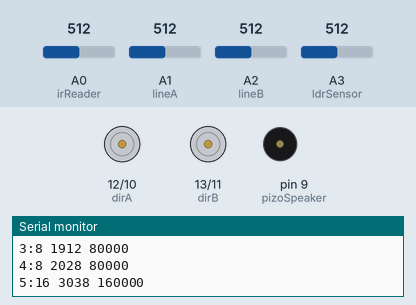
The sketch below on a simulated Arduino Uno, built with avr-gcc and run on an emulated ATmega328P. Shown: direction and speed pins drawn as motors (green arrow = direction pin HIGH = forward, orange = LOW = backward, longer = more drive), buzzer (waves = sounding), the last lines printed to the serial monitor. The inputs (shaded band) are chosen by the test bench; at power-on: A0 (irReader) = 512, A3 (ldrSensor) = 512, A1 (lineA) = 512, A2 (lineB) = 512. Random numbers use the default seed unless the sketch sets one.

Above: at 1.5 s.
1.6 s: A0 (irReader) set to 167
4.2 s: A0 (irReader) set to 143
At 5.0 s:
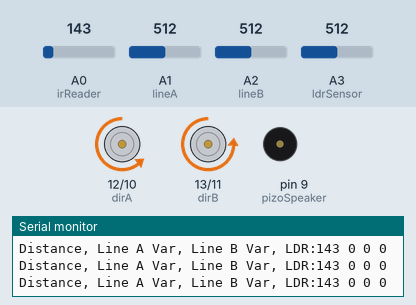
7.2 s: A3 (ldrSensor) set to 325
10.2 s: A3 (ldrSensor) set to 304
At 11.6 s:
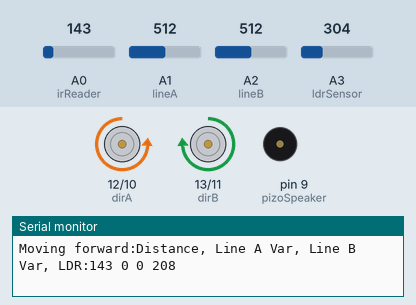
13.2 s: A0 (irReader) set to 440
16.2 s: A0 (irReader) set to 466
At 17.1 s:
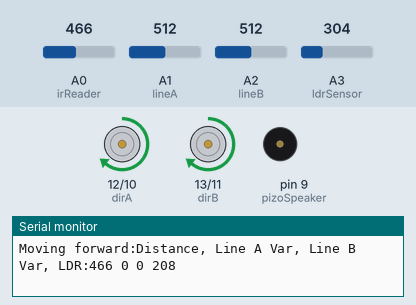
At 18.0 s:
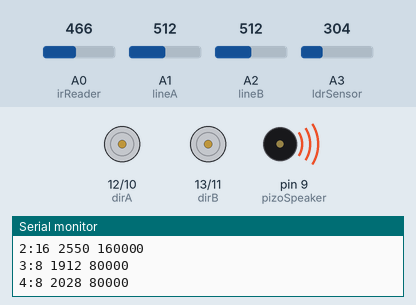
Timing chart, 0 to 20.2 s (numbered marks = the images above; inputs shaded):
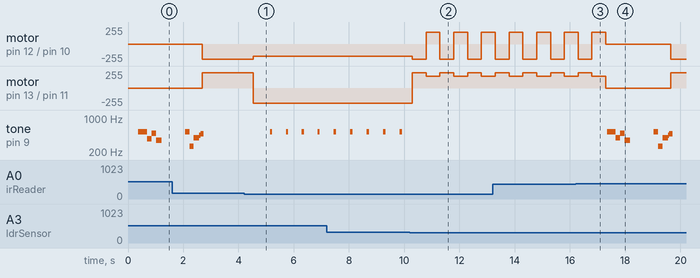

The sketch:

tank_bot_1.pde
```cpp
// arduino_tank_sketch   version 1.0   J.Luke (RobotBits.co.uk)
//
// A simple sketch to help you get started with the Arduino Tank Kit
// in robotics applications
//
// This example has been written for any mobile robotics platform that uses
// two bi-directional motors controlled by an Arduino and a Motor Shield
//
// This sketch includes a series of functions that perform the different
// types of movement for your robot including:
//
// forward, reverse, stop, rotate clock-wise, rotate counter clock-wise,
// turn_left and turn_right
//
// To program the movement of your robot simply call the functions as needed
// from the main loop
//
// This example loop below moves your robot in a "square" figure or eight
//
// For support, please contact support@robotbits.co.uk
//
// V1.0 - KG 22/4/2010
// Have basic distance and some buggy line follow code


// Todo
// debug line follow code
// add sensor toggle switch switch
// add wheel rev count sensors
//     add map build in memory
// add an lcd display
// add sound sensors
// add temp sensor
// add light sensor
// add tilt sensor
// add bump sensors
// add buzzer/pizo speaker
// add led matrix for face/expressions
// add gripper
// add some ai
//     as builds map, go explore bits it does not know
//     set things for it to find
//     make use of lcd/leds/buzzers etc to express it's self with a personallity
//     react to people, follow and maybe do tricks ie be a dog
//      (plastic pal whos fun to be with)
//     play games like chase, ping pong, tag,
// add RTC
//     get robot to go places, sleep, start or act on a date/time

int DEBUG = 1;

// define the pins used by the motor shield

const int speedA = 10;          // pin 10 sets the speed of motor A (this is a PWM output)
const int speedB = 11;          // pin 11 sets the speed of motor B (this is a PWM output)
const int dirA = 12;            // pin 12 sets the direction of motor A
const int dirB = 13;            // pin 13 sets the direction of motor B

// define the pins used for sensors

const int irReader = 0;    // the analog input pin for the sharp distance ir reader
const int lineA = 1 ;      // Line following sensors
const int lineB = 2 ;
const int ldrSensor = 3 ;  // Light Dependant Resistor

// UI pins

const int pizoSpeaker = 9;

// dig pin 2-7 spare
// ang 3, 4, 5 spare
// dig pin 9 can be used for pwm out (ie pizo)

// Motor speed control

const int moveSpeed=180;
const int turnSpeed=230;

// define the direction of motor rotation - this allows you change the  direction without effecting the hardware
const int fwdA  =  HIGH;         // this sketch assumes that motor A is the right-hand motor of your robot (looking from the back of your robot)
const int revA  =  LOW;        // (note this should ALWAYS be opposite the fwdA)
const int fwdB  =  HIGH;         //
const int revB  =  LOW;        // (note this should ALWAYS be opposite the fwdB)

// define variables used
int dist;
int angle;
int vel;

/* This is a simple code that reads an input from an analog pin on the Arduino and relays it back to the computer */

int irVal = 255;         // stores value from Ir reader
const int irRange = 450 ;      // value to detect as too close
const int irFar = 150 ;        // threshold distance to aim for when looking for somewhere to go

//int irDarkness=600;

// Line tracking sensor checks

int lineAVal=0;
int lineBVal=0;
int lineABase=0;
int lineBBase=0;

int ldrVal = 0 ;
int ldrBase = 2000 ;

// robot sensor tracking mode
// 0 = ir distance
// 1 = line follow

int sensorMode=0;

// music

// TONES ==========================================
// Start by defining the relationship between
//       note, period, & frequency.
#define c      3830    // 261 Hz
#define d      3400    // 294 Hz
#define e      3038    // 329 Hz
#define f      2864    // 349 Hz
#define g      2550    // 392 Hz
#define a      2272    // 440 Hz
#define b      2028    // 493 Hz
#define C      1912    // 523 Hz
// Define a special note, 'R', to represent a rest
#define R      0


// MELODY and TIMING =======================================
// melody[] is an array of notes, accompanied by beats[],
// which sets each note's relative length (higher #, longer note)
int melody[] = { C, b, g, C, b,        e, R, C, c, g, a, C };
int beats[] = { 16, 16, 16, 8, 8, 16, 32, 16, 16, 16, 8, 8 };
int MAX_COUNT = sizeof(melody) / 2; // Melody length, for looping.

// Set overall tempo
long tempo = 10000;
// Set length of pause between notes
int pause = 1000;
// Loop variable to increase Rest length
int rest_count = 100; //<-BLETCHEROUS HACK; See NOTES
// Initialize core variables
int mtone = 0;
int beat = 0;
long duration = 0;


void setup() {                             // sets up the pinModes for the pins we are using

  pinMode (dirA, OUTPUT);
  pinMode (dirB, OUTPUT);
  pinMode (speedA, OUTPUT);
  pinMode (speedB, OUTPUT);
  pinMode (pizoSpeaker, OUTPUT);

  //pinMode (irReader, INPUT);
  Serial.begin(9600);

  // get a sample and avg of the current floor colour

  calib_line();

  randomSeed(2);
}

// PLAY TONE ==============================================
// Pulse the speaker to play a tone for a particular duration
void playTone() {
  long elapsed_time = 0;
  if (mtone > 0) { // if this isn't a Rest beat, while the tone has
    // played less long than 'duration', pulse speaker HIGH and LOW
    while (elapsed_time < duration) {
      digitalWrite(pizoSpeaker,HIGH);
      delayMicroseconds(mtone / 2);
      // DOWN
      digitalWrite(pizoSpeaker, LOW);
      delayMicroseconds(mtone / 2);
      // Keep track of how long we pulsed
      elapsed_time += (mtone);
    }
  }
  else { // Rest beat; loop times delay
    for (int j = 0; j < rest_count; j++) { // See NOTE on rest_count
      delayMicroseconds(duration);
    }
  }
}

void calib_line(){
  int cc ;
  // get a sample and avg of the current floor colour

  for( cc = 1 ; cc < 1000 ; cc++) {
    lineAVal = analogRead(lineA);    // read the value from the ir sensor
    lineBVal = analogRead(lineB);    // read the value from the ir sensor
    if( lineAVal > lineABase ) lineABase = lineAVal;
    if( lineBVal > lineBBase ) lineBBase = lineBVal;

    ldrVal = analogRead(ldrSensor);
    if( ldrVal < ldrBase ) ldrBase = ldrVal;
  }

}

void stop() {                              // stop: force both motor speeds to 0 (low)
  digitalWrite (speedA, LOW);
  digitalWrite (speedB, LOW);
}

void forward(int dist, int vel) {          // forward: both motors set to forward direction
  digitalWrite (dirA, fwdA);
  digitalWrite (dirB, fwdB);
  analogWrite (speedA, vel);   // both motors set to same speed
  analogWrite (speedB, vel);
  delay (dist);                // wait for a while (dist in mSeconds)
}

void reverse(int dist, int vel) {          // reverse: both motors set to reverse direction
  int aa;

  digitalWrite (dirA, revA);
  digitalWrite (dirB, revB);
  analogWrite (speedA, vel);   // both motors set to same speed
  analogWrite (speedB, vel);
aa=1;

do {
  irVal = analogRead(irReader);    // read the value from the ir sensor
delay(50);

  if( aa > 10 ) {
  mtone = d;
  beat = 8;
  duration = beat * tempo; // Set up timing
  playTone();
  aa=0;
  }
aa++;


//if(irVal>254) return;
} while( irVal<irRange );

//  delay (dist);                // wait for a while (dist in mSeconds)
}

void rot_cw (int angle, int vel) {         // rotate clock-wise: right-hand motor reversed, left-hand motor forward
  digitalWrite (dirA, revA);
  digitalWrite (dirB, fwdB);
  analogWrite (speedA, vel);   // both motors set to same speed
  analogWrite (speedB, vel);
  delay (angle);               // wait for a while (angle in mSeconds)
}

void rot_ccw (int angle, int vel) {        // rotate counter-clock-wise: right-hand motor forward, left-hand motor reversed
  digitalWrite (dirA, fwdA);
  digitalWrite (dirB, revB);
  analogWrite (speedA, vel);   // both motors set to same speed
  analogWrite (speedB, vel);
  delay (angle);               // wait for a while (angle in mSeconds)
}

void rot_cwR ( int vel) {         // rotate clock-wise: right-hand motor reversed, left-hand motor forward
  digitalWrite (dirA, revA);
  digitalWrite (dirB, fwdB);
  analogWrite (speedA, vel);   // both motors set to same speed
  analogWrite (speedB, vel);
}

void rot_ccwR ( int vel) {        // rotate counter-clock-wise: right-hand motor forward, left-hand motor reversed
  digitalWrite (dirA, fwdA);
  digitalWrite (dirB, revB);
  analogWrite (speedA, vel);   // both motors set to same speed
  analogWrite (speedB, vel);

}

void turn_right (int angle, int vel) {     // turn right: right-hand motor stopped, left-hand motor forward
  digitalWrite (dirA, revA);
  digitalWrite (dirB, fwdB);
  digitalWrite (speedA, LOW);  // right-hand motor speed set to zero
  analogWrite (speedB, vel);
  delay (angle);               // wait for a while (angle in mSeconds)
}

void turn_left (int angle, int vel) {      // turn left: left-hand motor stopped, right-hand motor forward
  digitalWrite (dirA, fwdA);
  digitalWrite (dirB, revB);
  analogWrite (speedA, vel);
  digitalWrite (speedB, LOW);  // left-hand motor speed set to zero
  delay (angle);               // wait for a while (angle in mSeconds)
}


void about_turn() {
  rot_cw (2000, turnSpeed);      // rotate clock-wise for 2000 mS (about 90 deg) at speed 100
  rot_cw (2000, turnSpeed);      // rotate clock-wise for 2000 mS (about 90 deg) at speed 100
}

void ir_sensor() {
int aa=0;
  do {

  irVal = analogRead(irReader);    // read the value from the ir sensor
  ldrVal = ldrBase - analogRead( ldrSensor ) ;

  lineAVal = lineABase - analogRead(lineA);    // read the value from the ir sensor
  lineBVal = lineBBase - analogRead(lineB);    // read the value from the ir sensor

  Serial.print( "Distance, Line A Var, Line B Var, LDR:");
  Serial.print( irVal);
  Serial.print( " ");
  Serial.print( lineAVal);
  Serial.print( " ");
  Serial.print( lineBVal);
  Serial.print( " ");
  Serial.print( ldrVal);
  Serial.println();


  if( aa > 10 ) {
  mtone = C;
  beat = 8;
  duration = beat * tempo; // Set up timing
  playTone();
  aa=0;
  }
aa++;


  if( ldrVal >200 ) return;

  if( sensorMode == 1 ) return ;

  // wait for an event by the sensors
} while( irVal < irRange ) ;

}


//int step = 0;
//int thisStep=0;
//int inRotate=0;
//int inRotateCW=0;

void loop() {


  if( sensorMode == 0 ) {
    Serial.print( "Moving forward:");

    digitalWrite (dirA, revA);
    digitalWrite (dirB, revB);
    analogWrite (speedA, moveSpeed);   // both motors set to same speed
    analogWrite (speedB, moveSpeed);
  }
  else
  {
    forward(150,moveSpeed);
  }

  ir_sensor() ;

  if( ldrVal > 200 ) {
    rot_cw(500,turnSpeed);
    forward(500,moveSpeed);
  }

  if( sensorMode == 1 ) {
      if( lineAVal > 50 ) {
        // Left sensor detects darkness, therefore veered to right
        turn_left( 50, turnSpeed );

      }
      if( lineBVal > 50 ) {
        // Right sensor detects darkness, therefore veered to left
        turn_right( 50, turnSpeed );

      }
  }

  else
  // ir distance tracking mode

  if( irVal >irRange ) {  // something is a bit close so back away
stop();
      Serial.print( "Run away!");
      Serial.println();

// Set up a counter to pull from melody[] and beats[]
for (int i=0; i<MAX_COUNT; i++) {
  mtone = melody[i];
  beat = beats[i];
  duration = beat * tempo; // Set up timing
  playTone();
  // A pause between notes...
  delayMicroseconds(pause);
  if (DEBUG) { // If debugging, report loop, tone, beat, and duration
    Serial.print(i);
    Serial.print(":");
    Serial.print(beat);
    Serial.print(" ");
    Serial.print(mtone);
    Serial.print(" ");
    Serial.println(duration);
  }
}

      // BUG: set block on map

      if( random(2) == 1 )   {
        Serial.print( "ccwR");
        Serial.println();
        rot_ccwR( turnSpeed ) ; // point somewhere else to go
      }
     else {
        Serial.print( "cwR");
        Serial.println();

        rot_cwR( turnSpeed ) ; // point somewhere else to go
      }

    do {
       irVal = analogRead(irReader);    // read the value from the ir sensor
       Serial.print( "Looking to go: ");
       Serial.print( irVal);
       Serial.println();
       delay(50);
    } while( irVal>irFar );
    delay (250);               // wait for a while (angle in mSeconds)
    stop();
  }


}
```

Measured:
- the behaviour switches between 151 and 150 on A0 (irReader) (found by bisection; images 0 and 1)
- the behaviour switches between 312 and 311 on A3 (ldrSensor) (found by bisection; images 1 and 2)
- the behaviour switches between 450 and 451 on A0 (irReader) (found by bisection; images 2 and 3)
- after the input at 4.2 s, motor on pin 12 (dirA) / pin 10 (speedA): backward 230/255 → backward 180/255 after 0.34 s; motor on pin 13 (dirB) / pin 11 (speedB): forward 230/255 → backward 230/255 after 0.34 s; tone on pin 9 (pizoSpeaker): alternates 516 Hz for 0.08 s and silent for 0.49 s, starting after 0.95 s
- after the input at 10.2 s, motor on pin 12 (dirA) / pin 10 (speedA): alternates backward 230/255 for 0.50 s and forward 180/255 for 0.50 s, starting after 0.09 s; motor on pin 13 (dirB) / pin 11 (speedB): alternates forward 230/255 for 0.50 s and forward 180/255 for 0.50 s, starting after 0.09 s
- after the input at 16.2 s, tone on pin 9 (pizoSpeaker): plays 519 Hz for 0.32 s, 389 Hz for 0.16 s, 486 Hz for 0.16 s, 352 Hz for 0.20 s, 519 Hz for 0.16 s, 260 Hz for 0.16 s … (9 notes in this stretch), starting after 1.1 s
- by itself, tone on pin 9 (pizoSpeaker): plays 519 Hz for 0.16 s, 260 Hz for 0.16 s, 389 Hz for 0.20 s, 438 Hz for 0.04 s, 480 Hz for 0.12 s
